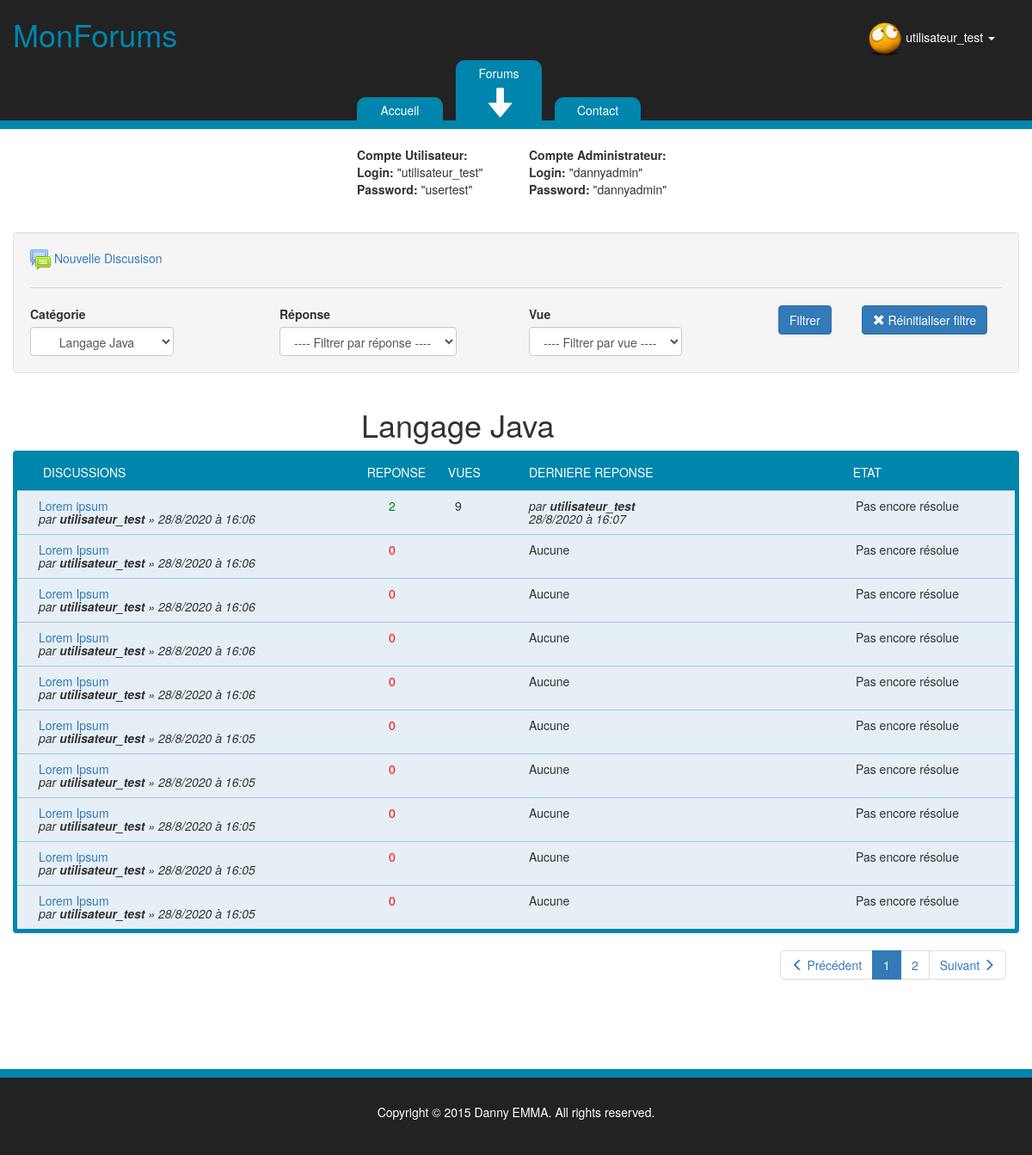
The app's page /controleur/forums/index.php?menu=forums&categorie=1 (signed in) with its own data.
### tables this page shows
CREATE TABLE `users` (
  `id` int(11) NOT NULL,
  `pseudo` varchar(255) NOT NULL,
  `password` varchar(255) NOT NULL,
  `avatar_profil` varchar(255) DEFAULT NULL,
  `sexe` varchar(255) DEFAULT NULL,
  `age` int(11) DEFAULT NULL,
  `moderateur` int(11) DEFAULT NULL,
  `date` datetime DEFAULT NULL
);

CREATE TABLE `categories` (
  `id` int(11) NOT NULL,
  `nomCategorie` varchar(255) NOT NULL
);

CREATE TABLE `discussions` (
  `id` int(11) NOT NULL,
  `etat` varchar(255) DEFAULT NULL,
  `sujet` varchar(255) NOT NULL,
  `date` datetime NOT NULL,
  `reponse` text DEFAULT NULL,
  `vues` int(11) DEFAULT NULL,
  `id_pseudo` int(11) NOT NULL,
  `id_categorie` int(11) NOT NULL
);

### modele/forums/mon_profil.php (called while the page is built, shortened)
			?> <script type="text/javascript">window.location.replace("index.php?menu=forums&categorie=1")</script> <?php
	function infos_profil($cnx,$id)
	{
		$query = $cnx->prepare("select sexe, age, avatar_profil from users where id= :id");
        $query->bindValue(':id' ,$id, PDO::PARAM_INT);
		$query->execute();
		return $query->fetch();
	}
?>

### modele/forums/sujet_discussion.php (called while the page is built, shortened)
                <?php
	function nbre_vue($cnx,$id)
	{
		$query = $cnx->prepare("select vues from discussions where id= :id");
        $query->bindValue(':id',$id,PDO::PARAM_INT);
        $query->execute();
		return $query->fetch();
	}
    function pagination_discussion($cnx,$pageActuelle,$nbreElementPage,$option_vue,$option_reponse)
    {
        $debut = ($pageActuelle-1) * $nbreElementPage;
        $fin = $nbreElementPage;
        if(isset($_GET['categorie']) and $_GET['categorie'] != null)
        {
            $requete = "select sujet,pseudo,DATE_FORMAT(discussions.date,'%d/%c/%Y à %k:%i') as date,discussions.id as id,etat
            from discussions,users,categories
            where id_pseudo = users.id
            and id_categorie = categories.id
            and id_categorie = :id_categorie ";
            $requete = filtrage_vue($cnx,$option_vue,$requete);
            $requete = filtrage_reponse($cnx,$option_reponse,$requete);
            $requete['requete'] .= " order by discussions.date desc limit :debut, :fin";
            $query = $cnx->prepare($requete['requete']);
            $query->bindValue(':id_categorie',$_GET['categorie'],PDO::PARAM_INT);
            $query->bindValue(':debut',$debut,PDO::PARAM_INT);
            $query->bindValue(':fin',$fin,PDO::PARAM_INT);
            $query->execute();
            return $query->fetchAll();
        }
    }
    function recup_liste_categorie($cnx)
    {
        $query = $cnx->prepare("select * from categories");
		$query->execute();
        return $query->fetchAll();
    }
    function filtrage_vue($cnx,$option,$requete)
    {
        if($option == 1)
        {
            $requete .= "and vues = :nb_vue";
            $nb = 0;
        }
        elseif($option == 2)
        {
            $requete .= "and vues <= :nb_vue";
            $nb = 10;
        }
        elseif($option == 3)
        {
            $requete .= "and vues >= :nb_vue";
            $nb = 10;
        }
        else
        {
            $nb = -1;
        }
        return array("requete" => $requete, "nb_vue" => $nb);
    }
    function filtrage_reponse($cnx,$option,$requete)
    {
        if($option == 1)
        {
            $requete['requete'] .= " and reponse = :nb_reponse";
            $nb = 0;
        }
        elseif($option == 2)
        {
            $requete['requete'] .= " and reponse <= :nb_reponse";
            $nb = 10;
        }
        elseif($option == 3)
        {
            $requete['requete'] .= " and reponse >= :nb_reponse";
            $nb = 10;
        }
        else
        {
            $nb = -1;
        }
        $requete['nb_reponse'] = $nb;
        return $requete;
    }
?>

### modele/forums/msg_discussion.php (called while the page is built, shortened)
<?php
    function nbre_message($cnx,$id)
    {
		$query = $cnx->prepare("select count(*) as nbre_message from msg_discussion where id_discussion = :id");
        $query->bindValue(':id',$id,PDO::PARAM_INT);
        $query->execute();
        return $query->fetch();
    }
	function nbre_reponse($cnx,$id)
	{
        $nbre_message = nbre_message($cnx,$id);
        $reponse = ($nbre_message['nbre_message']-1);
        $query = $cnx->prepare("update discussions set reponse = :reponse where id = :id");
        $query->bindValue(':reponse',$reponse,PDO::PARAM_INT);
        $query->bindValue(':id',$id,PDO::PARAM_INT);
        $query->execute();
        $query2 = $cnx->prepare("select reponse from discussions where id = :id");
        $query2->bindValue(':id',$id,PDO::PARAM_INT);
		$query2->execute();
		return $query2->fetch();
	}
	function infos_message($cnx,$id)
	{
		$query = $cnx->prepare("select message,DATE_FORMAT(msg_discussion.date,'%d/%c/%Y à %k:%i') as date_message,sujet,pseudo,users.id,DATE_FORMAT(users.date,'%d/%c/%Y') as date_inscription from msg_discussion,discussions,users where
		discussions.id = id_discussion and users.id = id_user and id_discussion = :id");
        $query->bindValue(':id',$id,PDO::PARAM_INT);
		$query->execute();
		return $query->fetchAll();
	}
                ?>

### vue/forums/affiche_discussion.php (the view, shortened to what this page needs)
<div class="container panel" id="block_discussion">
    <div class="row panel-heading header_discussion_message">
        <div class="col-md-4">DISCUSSIONS</div>
        <div class="col-md-1">REPONSE</div>
        <div class="col-md-1">VUES</div>
        <div class="col-md-4">DERNIERE REPONSE</div>
        <div class="col-md-2">ETAT</div>
    </div>
    <div class="container-fluid">
        <div class="row">
            <?php
                for($i = 0; $i<count($elementsPage); $i++)
                {
                    $nbre_reponse = nbre_reponse($cnx,$elementsPage[$i]['id']);
                    $dernier_post = infos_message($cnx,$elementsPage[$i]['id']);
                    $nbre_vues = nbre_vue($cnx,$elementsPage[$i]['id']);
                    ?>
                        <div class="container-fluid row liste_discussion">
                            <div class="col-md-4">
                                <a href="index.php?menu=msg_discussion&categorie=<?php echo $_GET['categorie']; ?>&id=<?php echo $elementsPage[$i]['id']; ?>"><?php echo $elementsPage[$i]['sujet']; ?></a>
                                <br>
                                <cite>par <strong><?php echo $elementsPage[$i]['pseudo']; ?></strong> » <?php echo $elementsPage[$i]['date']; ?></cite>
                            </div>
                            <div class="col-md-1 center_reponse">
                                <span style="<?php echo ($nbre_reponse['reponse']== 0?'color: red;':'color: green;'); ?>"> <?php echo $nbre_reponse['reponse']; ?></span>
                            </div>
                            <div class="col-md-1 center_vue "><?php echo $nbre_vues['vues']; ?></div>
                    <?php
                    if($nbre_reponse['reponse']>=1)
                    {
                        echo '<div class="col-md-4"><cite>par <strong>'.$dernier_post[$nbre_reponse['reponse']]['pseudo'].' </strong><br>'.$dernier_post[$nbre_reponse['reponse']]['date_message'].'</cite></div>';
                    }
                    else
                    {
                        echo '<div class="col-md-4">Aucune</div>';
                    }
                    ?>
                            <div class="col-md-2">
                                <?php
                                    echo ($elementsPage[$i]['etat'] == 0?'Pas encore résolue':'<strong>Résolue</strong>');
                                ?>
                            </div>
                        </div>
                    <?php
                }
            ?>
        </div>
    </div>
</div>

### controleur/forums/header.php (shortened to what this page needs)
<header>
  <div class="container-fluid">
    <div class="row" id="block_header">
      <div class="col-md-2">
        <h1>MonForums</h1>
      </div>
      <?php
      if(isset($_SESSION['pseudo']))
      {
        $avatar = infos_profil($cnx,$_SESSION['id_pseudo']);
        echo
        '
        <div id="login_connecter" class="dropdown">
        '.($avatar['avatar_profil'] != null?'<img src="../../vue/forums/img/avatar/'.$avatar['avatar_profil'].'"/> ':'').'<a href="#" class="dropdown-toggle" data-toggle="dropdown">'.$_SESSION['pseudo'].'
        <span class="caret"></span>
        </a>
        <ul class="dropdown-menu">
        <li><a href="index.php?menu=mon_profil">Mon profil</a></li>
        <li><a href="index.php?menu=mes_discussions">Mes discussions</a></li>
        <li><a href="index.php?menu=deconnexion">Déconnexion</a></li>
        </ul>
        </div>
        ';
      }
      ?>
    </div>
    <div class="row">
      <nav class="navbar navbar-inverse">
        <div class="col-md-4 col-md-offset-4" id="navbar_header">
          <ul class="nav navbar-nav">
            <li>
              <div id="anim1" class="etiquette_nav_anim_before">
                <a id="a1" href="index.php?menu=accueil">Accueil</a>
              </div>
            </li>
            <li>
              <div id="anim2" class="etiquette_nav_anim_before">
                <a id="a2" href="index.php?menu=forums&categorie=1">Forums</a>
                <span id="fleche2" aria-hidden="true"></span>
              </div>
            </li>
            <li>
              <div id="anim3" class="etiquette_nav_anim_before">
                <a id="a3" href="index.php?menu=contact">Contact</a>
              </div>
            </li>
          </ul>
        </div>
      </nav>
      <div id="bande_nav_anim"></div>
    </div>
    <div id="infos_login" class="row">
      <div class="col-md-2">
        <p>
          <strong>Compte Utilisateur:</strong><br>
          <strong>Login:</strong> "utilisateur_test"<br>
          <strong>Password:</strong> "usertest"
        </p>
      </div>
      <div class="col-md-2">
        <p>
          <strong>Compte Administrateur:</strong><br>
          <strong>Login:</strong> "dannyadmin"<br>
          <strong>Password:</strong> "dannyadmin"
        </p>
      </div>
    </div>
  </div>
</header>

### vue/forums/sujet_discussion.php
<div class="container well">
    <div class="row">
        <?php
            $get_categorie = (isset($_GET['categorie'])?$_GET['categorie']:'');
            $url_new_sujet = (isset($_SESSION['pseudo']))?'?menu=ajout_discussion&categorie='.$get_categorie:'?menu=forums&categorie='.$get_categorie.'&msg=msg_erreur_session';
        ?>
        <div class="col-md-2">
            <a href="index.php<?php echo $url_new_sujet;?>"><img src="../../vue/forums/img/icon.svg" alt="Nouvelle Discussion"/></a>
            <a href="index.php<?php echo $url_new_sujet;?>">Nouvelle Discusison</a>
        </div>
    </div>
    <hr class="hr_separation_filtrage_discussion">
    <div class="row" id="block_filtrage">
        <?php include('../../vue/forums/form_filtrage_discussion.php'); ?>
    </div>
</div>
<?php
    foreach($liste_cat as $cat)
    {
        if($cat['id'] == $_GET['categorie'])
        {
            echo
            '
                <div class="container">
                    <div class="row">
                        <div class="col-md-5 col-md-offset-4">
                            <h1>'.$cat['nomCategorie'].'</h1>
                        </div>
                    </div>
                </div>
            ';
        }
    }
?>
<?php include('../../vue/forums/affiche_discussion.php'); ?>
<?php include('../../vue/forums/pagination_discussion.php'); ?>

### vue/forums/css/style.css (style rules this page uses)
html, body { height: 100%; }
#block_header { background-color: #222; }
#block_header h1 { color: rgb(0, 133, 173); }
#login_connecter { float: right; top: 25px; right: 43px; }
#login_connecter img { width: 40px; height: 40px; }
#login_connecter a.dropdown-toggle { color: white; }
.etiquette_nav_anim_up { border-radius: 10px 10px 0px 0px; position: relative; background-color: rgb(0, 133, 173); animation-name: etiquette_up; animation-duration: 0.8s; padding: 5px 8px; height: 70px; width: 100px; margin-right: 15px; text-align: center; }
.fleche_down_glyphicon { display: block; position: relative; color: white; top: 8px; font-size: 35px; }
.etiquette_nav_anim_up a { color: white; }
.etiquette_nav_anim_before { border-radius: 10px 10px 0px 0px; position: relative; background-color: rgb(0, 133, 173); padding: 5px 8px; margin-right: 15px; bottom: -43px; height: 35px; width: 100px; text-align: center; }
.etiquette_nav_anim_before a { color: white; }
#bande_nav_anim { position: absolute; width: 100%; background-color: rgb(0, 133, 173); height: 10px; margin-top: -30px; }
#navbar_header a { background-color: transparent; }
nav.navbar.navbar-inverse { border-radius: 0; border: 0; height: 80px; background-color: #222; background-image: none; }
nav.navbar.navbar-inverse a { text-decoration: none; }
.hr_separation_filtrage_discussion { border-color: rgb(214, 214, 214); }
#block_discussion { border: 5px solid rgb(0, 133, 173); }
.header_discussion_message { background-color: rgb(0, 133, 173); color: white; border-radius: 0; }
.liste_discussion { background-color: rgba(229, 239, 245, 1); border-top: 1px solid rgba(0, 109, 162, 0.29); padding: 10px 10px; line-height: 15px; word-wrap: break-word; }
div.col-md-1.center_reponse { padding-left: 42px; }
div.col-md-1.center_vue { padding-left: 24px; }
#footer { background-color: #222; border-top: 10px solid rgb(0, 133, 173); height: 100px; margin-top: 100px; }
#footer #copyright { color: white; margin-top: 30px; }
#infos_login { display: flex; justify-content: center; margin-bottom: 30px; }

### records on screen
users: avatar_profil (picture)
categories: nomCategorie "Langage Java"
discussions: sujet "Lorem ipsum", id_pseudo.pseudo "utilisateur_test", date "28/8/2020 à 16:06", reponse "2", vues "9", pseudo "utilisateur_test", date_message "28/8/2020 à 16:07", shows "Pas encore résolue"
discussions: sujet "Lorem Ipsum", id_pseudo.pseudo "utilisateur_test", date "28/8/2020 à 16:06", reponse "0", reponse "Aucune", shows "Pas encore résolue"
discussions: sujet "Lorem Ipsum", id_pseudo.pseudo "utilisateur_test", date "28/8/2020 à 16:06", reponse "0", reponse "Aucune", shows "Pas encore résolue"
discussions: sujet "Lorem Ipsum", id_pseudo.pseudo "utilisateur_test", date "28/8/2020 à 16:06", reponse "0", reponse "Aucune", shows "Pas encore résolue"
discussions: sujet "Lorem Ipsum", id_pseudo.pseudo "utilisateur_test", date "28/8/2020 à 16:06", reponse "0", reponse "Aucune", shows "Pas encore résolue"
discussions: sujet "Lorem Ipsum", id_pseudo.pseudo "utilisateur_test", date "28/8/2020 à 16:05", reponse "0", reponse "Aucune", shows "Pas encore résolue"
discussions: sujet "Lorem Ipsum", id_pseudo.pseudo "utilisateur_test", date "28/8/2020 à 16:05", reponse "0", reponse "Aucune", shows "Pas encore résolue"
discussions: sujet "Lorem Ipsum", id_pseudo.pseudo "utilisateur_test", date "28/8/2020 à 16:05", reponse "0", reponse "Aucune", shows "Pas encore résolue"
discussions: sujet "Lorem ipsum", id_pseudo.pseudo "utilisateur_test", date "28/8/2020 à 16:05", reponse "0", reponse "Aucune", shows "Pas encore résolue"
discussions: sujet "Lorem Ipsum", id_pseudo.pseudo "utilisateur_test", date "28/8/2020 à 16:05", reponse "0", reponse "Aucune", shows "Pas encore résolue"

### other values on screen
$_SESSION['pseudo'] "utilisateur_test"
form field categorie "Langage Java"
